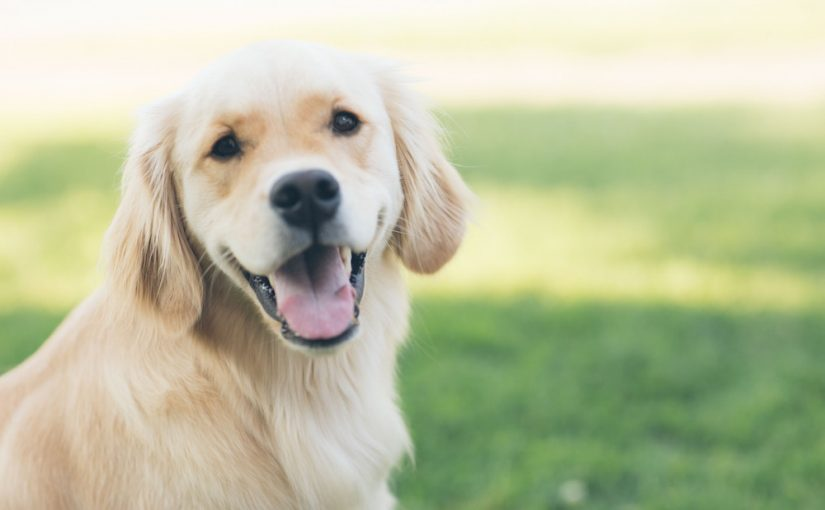
#> input picture Data/dog.jpg, 825 x 510 px
$ jupyter execute lesson11.ipynb
#> lines starting #> are read from the running program, lines starting #| are printed output that depends on the picture; after the words box and inside, x2 and y2 are one past the last pixel; in counts of white or black regions, pixels touching at a corner belong together
# Objective: Learn how to apply a mask to an image

[cell 1]
# import libraries
import cv2 as cv
import os
import numpy as np
import matplotlib.pyplot as plt
from pathlib import Path

[cell 2]
# read the image on the disk
source_path = Path().absolute().parent
image_path = os.path.join(source_path, 'Data', 'dog.jpg')
img = cv.imread(image_path)
#> img is the input picture: shape (510, 825, 3); mean B, G, R 158, 192.5, 186.8
img = cv.cvtColor(img, cv.COLOR_BGR2RGB)

plt.imshow(img)
plt.title('RGB image')

[cell 3]
# we create a blank image taking the image shape and then we add a mask
blank = np.zeros(img.shape[:2], dtype='uint8')
plt.imshow(blank, cmap='Greys')
plt.title('Blank image')
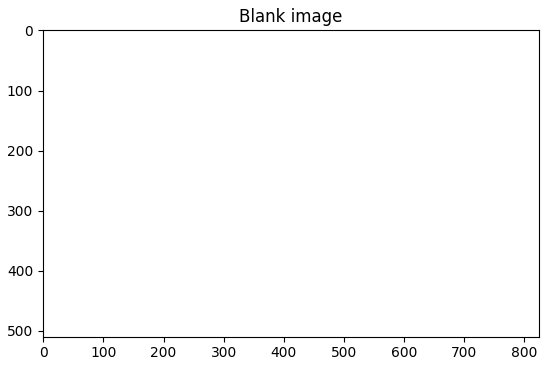
#> figure drawn by matplotlib, 1 panel

[cell 4]
mask = cv.circle(blank, (img.shape[1]//2, img.shape[0]//2), 100, 255, -1)
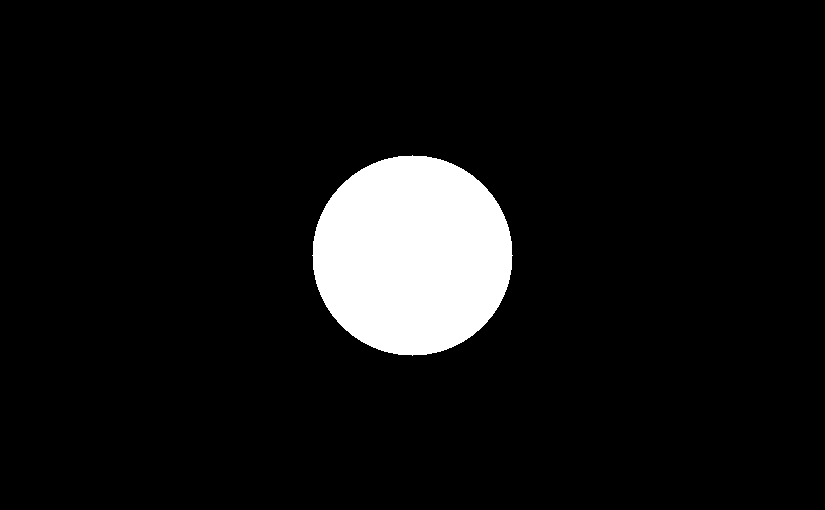
#> blank: shape (510, 825); 7.5% white; 1 white region, box (x1, y1, x2, y2) and area: (312, 155, 513, 356) 31417
plt.imshow(mask, cmap='Greys')
plt.title('Mask')

[cell 5]
masked = cv.bitwise_and(img, img, mask=mask)
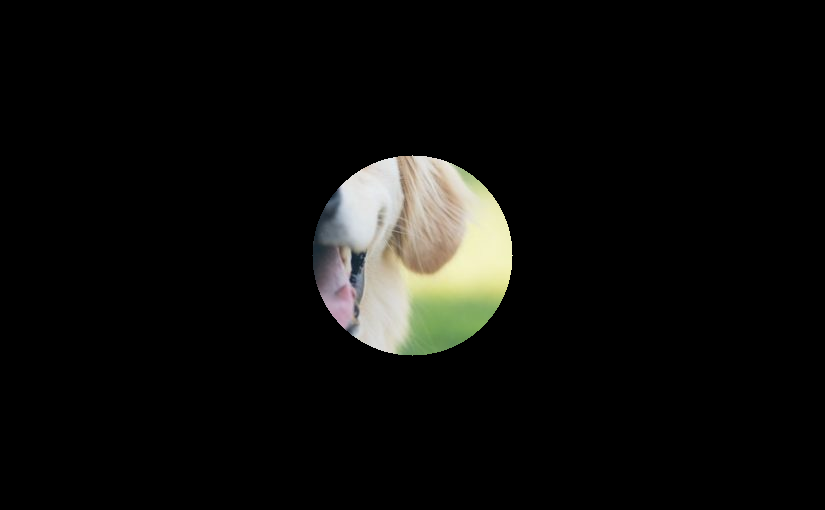
#> masked: shape (510, 825, 3); mean R, G, B 13.8, 13.9, 11.9
plt.imshow(masked, cmap='Greys')
plt.title('Masked Image')

$ run again, with Data/landscape.JPG copied over Data/dog.jpg
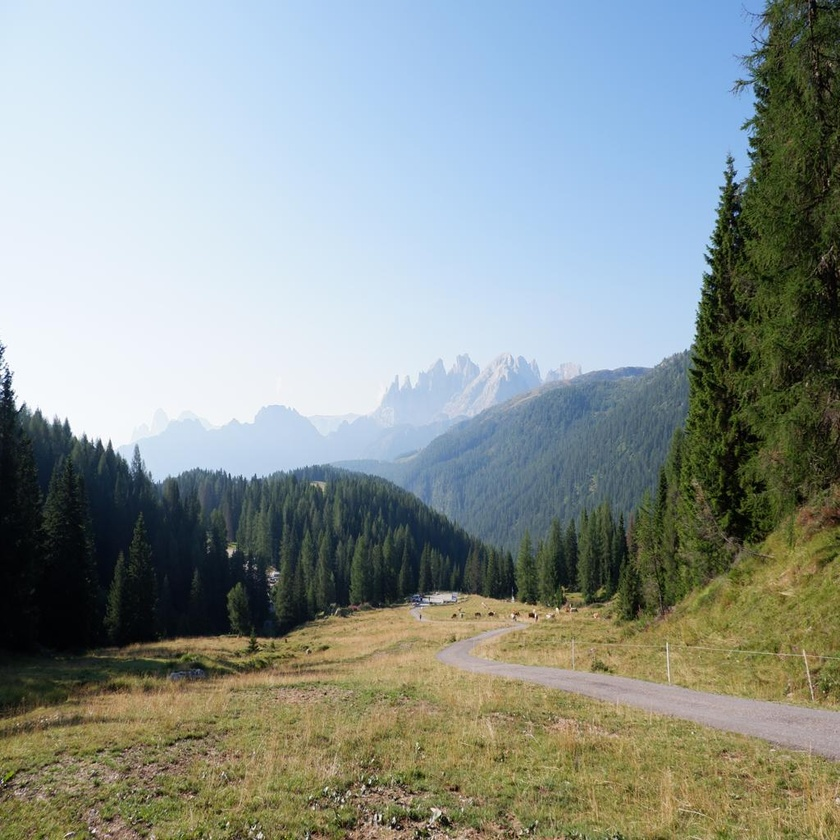
#> input picture Data/landscape.JPG, 840 x 840 px, shrunk from 1024 x 1024 before the run
#> img is the input picture: shape (840, 840, 3); mean B, G, R 145.8, 149.5, 139.7
#> `mask = cv.circle(blank, (img.shape[1]//2, img.shape[0]//2), 100, 255, ..`:
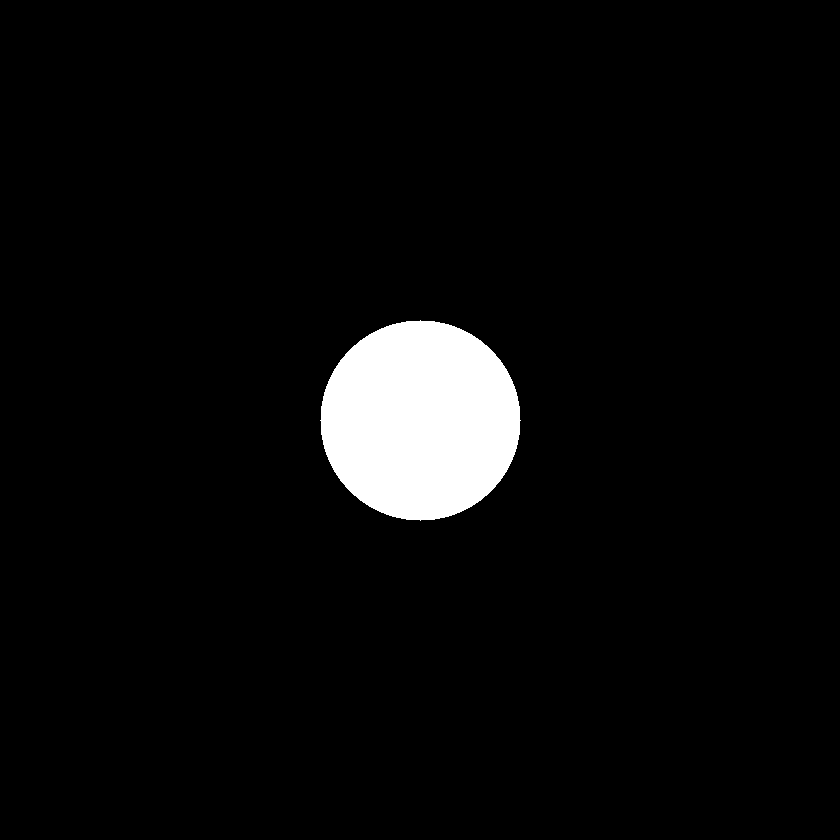
#> blank: shape (840, 840); 4.5% white; 1 white region, box (x1, y1, x2, y2) and area: (320, 320, 521, 521) 31417
#> `masked = cv.bitwise_and(img, img, mask=mask)`:
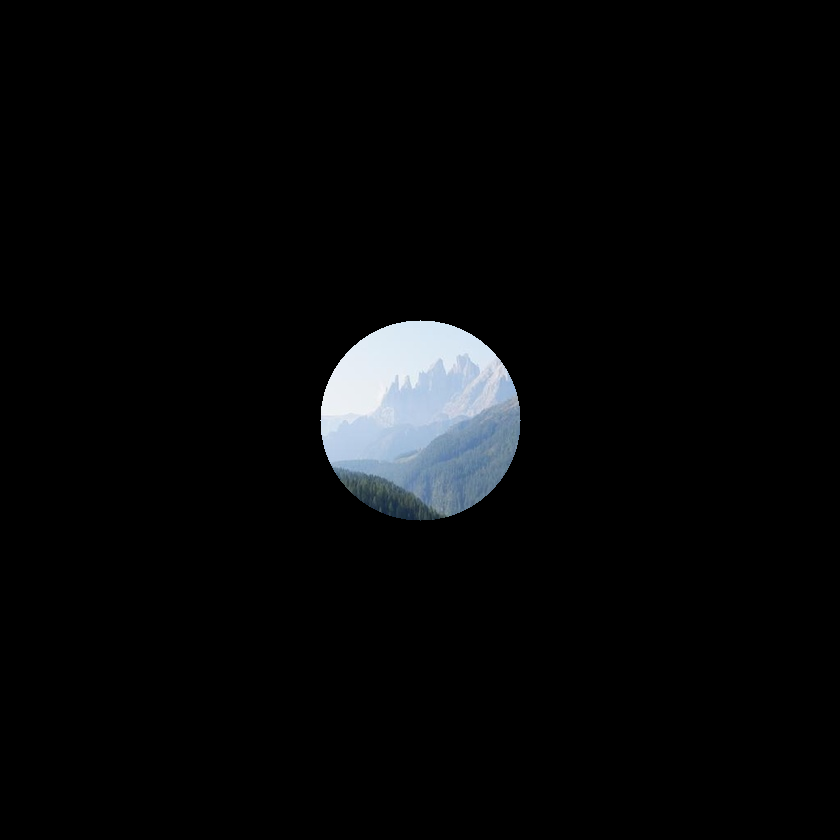
#> masked: shape (840, 840, 3); mean R, G, B 7.3, 8.2, 9

$ run again, with Data/registration.jpg copied over Data/dog.jpg
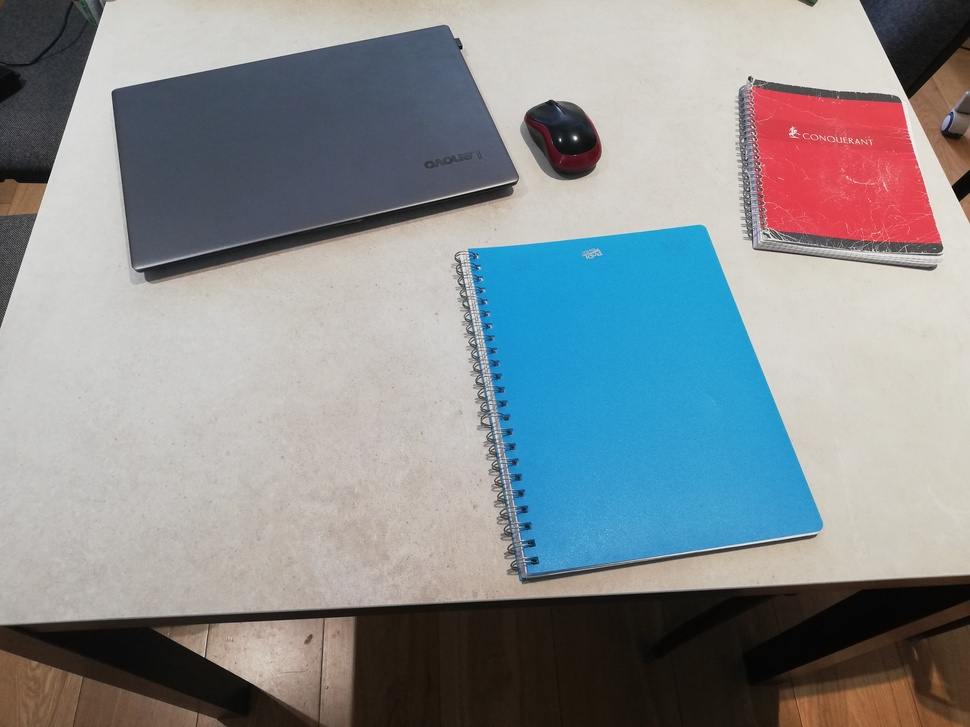
#> input picture Data/registration.jpg, 970 x 727 px, shrunk from 4608 x 3456 before the run
#> img is the input picture: shape (727, 970, 3); mean B, G, R 144.9, 141.8, 136.8
#> `mask = cv.circle(blank, (img.shape[1]//2, img.shape[0]//2), 100, 255, ..`:
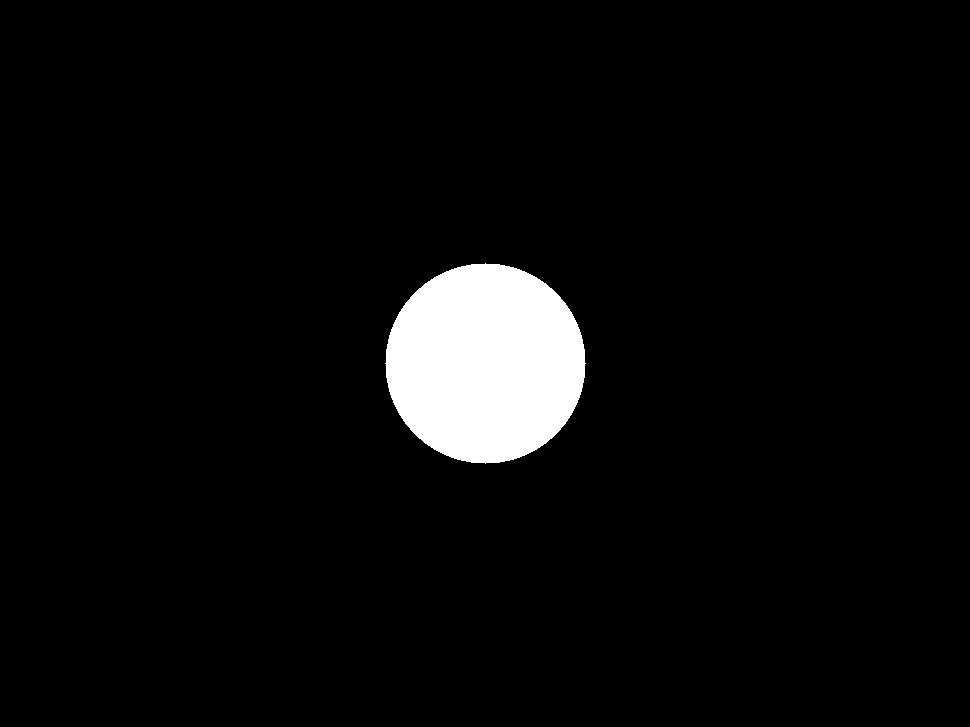
#> blank: shape (727, 970); 4.5% white; 1 white region, box (x1, y1, x2, y2) and area: (385, 263, 586, 464) 31417
#> `masked = cv.bitwise_and(img, img, mask=mask)`:
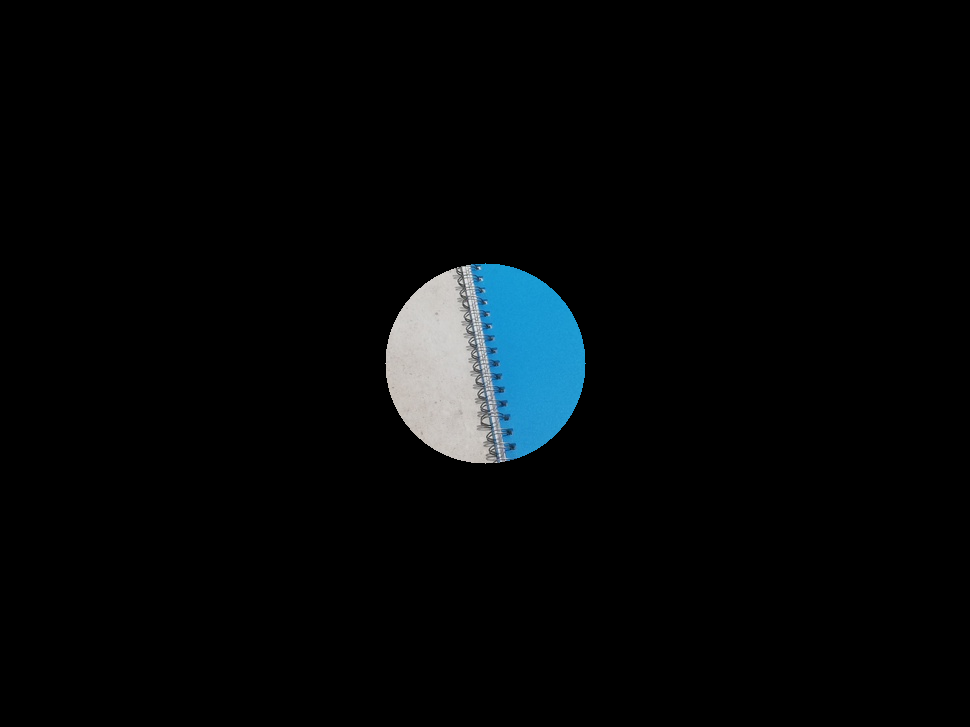
#> masked: shape (727, 970, 3); mean R, G, B 5, 7.5, 8.7
